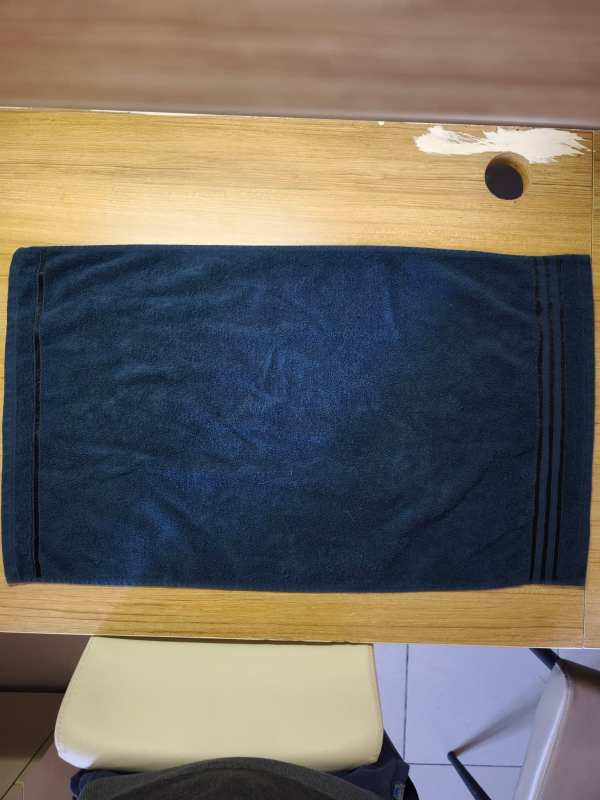
#> input picture havlu_takip_projesi/data/Adim_1.jpeg, 1200 x 1600 px (shown at 1/2 size); its folder holds only this picture in this run
$ python test_detector.py
#> lines starting #> are read from the running program, lines starting #| are printed output that depends on the picture; after the words box and inside, x2 and y2 are one past the last pixel; in counts of white or black regions, pixels touching at a corner belong together
### havlu_takip_projesi/cv_engine/detector.py
"""
detector.py - Hibrit Havlu Tespit Modulu (HSV + Ten Rengi Filtresi + DBSCAN)

Koyu lacivert havluyu acik renkli ahsap masadan ayirir.

Yaklasim (Pipeline):
    1. HSV renk uzayinda koyu mavi/lacivert havluyu maskele
    1b. Ten rengi (skin color) filtresi - iscinin ellerini/kollarini cikar
    2. DBSCAN kumeleme ile HSV maskesindeki bolgeleri dogrula ve
       gurultu noktalarini (outlier) temizle
    3. Morfolojik temizlik (closing + opening)
    4. Canny kenar tespiti ile sinir hassaslastirmasi
    5. En buyuk kontur -> BoundingRect -> (x, y, w, h)

Performans Notu:
    DBSCAN tum pikseller uzerinde calistirilmaz. Sadece HSV maske ile
    on-filtrelenmis beyaz pikseller, uzaysal koordinatlariyla birlikte
    DBSCAN'e verilir. Ayrica goruntuyu kucultme (downsample) uygulanarak
    gercek zamanli calisma saglanir.

Returns (dict):
    frame      : Uzerine cizim yapilmis BGR goruntusu
    mask       : Doldurulmus ikili maske
    edges      : Canny kenar goruntusu
    bbox       : (x, y, w, h) tuple veya None
    x, y, w, h : BoundingRect koordinatlari (int)
    center_x   : Havlu merkezi X
    center_y   : Havlu merkezi Y
    contour    : En buyuk kontur (numpy array) veya None
"""

import cv2
import numpy as np
from sklearn.cluster import DBSCAN


# =================================================================
# DBSCAN YARDIMCI: HSV maskesinden anlamli kumeyi cikart
# =================================================================

def _dbscan_refine_mask(binary_mask, eps=8, min_samples=20, downsample=4):
    """
    HSV maskesindeki beyaz pikselleri DBSCAN ile kumeler,
    en buyuk kumeyi koruyup gerisi noise olarak temizler.

    Performans icin goruntu once 'downsample' kati kucultulur.

    Args:
        binary_mask:  uint8 ikili maske (0 veya 255)
        eps:          DBSCAN komsuluk mesafesi (piksel)
        min_samples:  DBSCAN minimum nokta sayisi
        downsample:   Kucultme kati (4 = 1/4 boyut)

    Returns:
        refined_mask: Temizlenmis uint8 ikili maske (orijinal boyut)
    """
    h_orig, w_orig = binary_mask.shape[:2]

    # Kucult
    small_mask = cv2.resize(binary_mask, (w_orig // downsample, h_orig // downsample),
                            interpolation=cv2.INTER_NEAREST)

    # Beyaz piksel koordinatlarini al
    coords = np.column_stack(np.where(small_mask > 0))

    if len(coords) < min_samples:
        # Yeterli piksel yoksa maskeyi oldugu gibi dondur
        return binary_mask

    # DBSCAN kumeleme (uzaysal koordinatlar uzerinde)
    clustering = DBSCAN(eps=eps, min_samples=min_samples).fit(coords)
    labels = clustering.labels_

    # En buyuk kumeyi bul (noise = -1 label)
    unique_labels = set(labels)
    unique_labels.discard(-1)

    if not unique_labels:
        return binary_mask

    # Her kumenin piksel sayisini hesapla, en buyugunu sec
    best_label = max(unique_labels, key=lambda lb: np.sum(labels == lb))

    # Kucuk boyutta temiz maske olustur
    clean_small = np.zeros_like(small_mask)
    best_coords = coords[labels == best_label]
    clean_small[best_coords[:, 0], best_coords[:, 1]] = 255

    # Orijinal boyuta geri buyut
    refined_mask = cv2.resize(clean_small, (w_orig, h_orig),
                              interpolation=cv2.INTER_NEAREST)

    return refined_mask


# =================================================================
# TEN RENGI FILTRESI: Iscinin ellerini/kollarini cikar
# =================================================================

def _create_skin_mask(frame_bgr, hsv_img=None):
    """
    HSV + YCrCb uzayinda ten rengine uyan pikselleri tespit eder.

    Iki renk uzayinin kesisimi kullanilarak daha guvenilir sonuc elde edilir.
    Sonuc olarak ten rengine uyan bolgeleri gosteren ikili maske dondurulur.

    Args:
        frame_bgr: BGR formatinda giris goruntusu
        hsv_img:   Onceden hesaplanmis HSV goruntusu (performans icin)

    Returns:
        skin_mask: uint8 ikili maske (255 = ten rengi, 0 = degil)
    """
    if hsv_img is None:
        hsv_img = cv2.cvtColor(frame_bgr, cv2.COLOR_BGR2HSV)

    # HSV uzayinda ten rengi araligi
    # Hue: 0-25 (kirmizi-turuncu), Sat: 30-170, Val: 60-255
    lower_skin_hsv = np.array([0, 30, 60])
    upper_skin_hsv = np.array([25, 170, 255])
    skin_hsv = cv2.inRange(hsv_img, lower_skin_hsv, upper_skin_hsv)

    # YCrCb uzayinda ten rengi araligi (HSV'yi destekler)
    ycrcb = cv2.cvtColor(frame_bgr, cv2.COLOR_BGR2YCrCb)
    lower_skin_ycrcb = np.array([0, 135, 85])
    upper_skin_ycrcb = np.array([255, 180, 135])
    skin_ycrcb = cv2.inRange(ycrcb, lower_skin_ycrcb, upper_skin_ycrcb)

    # Iki maskenin kesisimi (daha az false positive)
    skin_mask = cv2.bitwise_and(skin_hsv, skin_ycrcb)

    # Morfolojik temizlik: kucuk delikleri kapat, gurultuleri sil
    k = np.ones((7, 7), np.uint8)
    skin_mask = cv2.morphologyEx(skin_mask, cv2.MORPH_CLOSE, k)
    skin_mask = cv2.morphologyEx(skin_mask, cv2.MORPH_OPEN, k)

    # Ten bolgelerini biraz genislet (havlu kenarindaki gecisin temizlenmesi)
    skin_mask = cv2.dilate(skin_mask, np.ones((9, 9), np.uint8), iterations=2)

    return skin_mask


# =================================================================
# ANA TESPIT FONKSIYONU
# =================================================================

def detect_towel(frame,
                 canny_low=40,
                 canny_high=120,
                 blur_ksize=5,
                 dilate_iter=2,
                 min_area_ratio=0.02,
                 use_dbscan=True,
                 dbscan_eps=8,
                 dbscan_min_samples=20,
                 dbscan_downsample=4,
                 use_skin_filter=True,
                 hsv_lower=None,
                 hsv_upper=None):
    """
    Hibrit Havlu Tespit Algoritmasi (HSV + Ten Filtresi + DBSCAN + Canny)

    Koyu lacivert havluyu acik renkli ahsap masadan ayirir.
    Iscinin elleri/kollari ten rengi filtresiyle cikarilir.

    Args:
        frame:              BGR formatinda giris goruntusu
        canny_low:          Canny alt esik
        canny_high:         Canny ust esik
        blur_ksize:         GaussianBlur kernel boyutu
        dilate_iter:        Dilation iterasyon sayisi
        min_area_ratio:     Minimum kontur alani orani
        use_dbscan:         DBSCAN filtreleme aktif mi
        dbscan_eps:         DBSCAN komsuluk mesafesi
        dbscan_min_samples: DBSCAN minimum nokta sayisi
        dbscan_downsample:  DBSCAN icin kucultme kati
        use_skin_filter:    Ten rengi filtresi aktif mi

    Returns:
        dict: frame, mask, edges, bbox, x, y, w, h, center_x, center_y, contour
    """

    h_img, w_img = frame.shape[:2]
    total_area = h_img * w_img

    # =============================================================
    # 1. HSV RENK FILTRESI - Havluyu hedefle
    # =============================================================
    hsv = cv2.cvtColor(frame, cv2.COLOR_BGR2HSV)

    if hsv_lower is None:
        hsv_lower = np.array([95, 25, 15])
    if hsv_upper is None:
        hsv_upper = np.array([135, 255, 160])

    color_mask = cv2.inRange(hsv, hsv_lower, hsv_upper)

    # =============================================================
    # 1b. TEN RENGI FILTRESI - Iscinin ellerini cikar
    # =============================================================
    # Ten rengine uyan pikselleri havlu maskesinDEN cikarir.
    # Boylece Bounding Box sadece havlunun etrafinda kalir,
    # iscinin elleri/kollari dahil edilmez.
    if use_skin_filter:
        skin_mask = _create_skin_mask(frame, hsv_img=hsv)
        # Ten bolgelerini havlu maskesinden cikar
        color_mask = cv2.bitwise_and(color_mask, cv2.bitwise_not(skin_mask))

    # =============================================================
    # 2. DBSCAN KUMELEME - Gurultu temizleme
    # =============================================================
    # HSV maskesindeki beyaz pikselleri DBSCAN ile kumeleyerek
    # rastgele gurultu noktalarini (outlier) temizle.
    # Sadece en buyuk kume korunur.
    if use_dbscan:
        color_mask = _dbscan_refine_mask(
            color_mask,
            eps=dbscan_eps,
            min_samples=dbscan_min_samples,
            downsample=dbscan_downsample
        )

    # =============================================================
    # 3. MORFOLOJIK TEMIZLIK
    # =============================================================
    morph_kernel = np.ones((11, 11), np.uint8)
    # Closing: renk maskesindeki kucuk delikleri kapat
    color_mask = cv2.morphologyEx(color_mask, cv2.MORPH_CLOSE, morph_kernel)
    # Opening: kucuk gurultuleri temizle
    color_mask = cv2.morphologyEx(color_mask, cv2.MORPH_OPEN, morph_kernel)

    # =============================================================
    # 4. CANNY KENAR TESPITI - Sinir hassaslastirma
    # =============================================================
    gray = cv2.cvtColor(frame, cv2.COLOR_BGR2GRAY)
    blurred = cv2.GaussianBlur(gray, (blur_ksize, blur_ksize), 0)
    edges = cv2.Canny(blurred, canny_low, canny_high)

    # Kenarlari genislet
    dilate_kernel = np.ones((3, 3), np.uint8)
    edges_dilated = cv2.dilate(edges, dilate_kernel, iterations=dilate_iter)

    # Canny kenarlarindan flood-fill ile kapali ic bolgeleri bul
    close_kernel = np.ones((9, 9), np.uint8)
    edges_closed = cv2.morphologyEx(edges_dilated, cv2.MORPH_CLOSE, close_kernel)

    flood_mask = edges_closed.copy()
    fill_helper = np.zeros((h_img + 2, w_img + 2), np.uint8)
    cv2.floodFill(flood_mask, fill_helper, (0, 0), 255)
    flood_inv = cv2.bitwise_not(flood_mask)

    # HSV maskesini Canny bilgisiyle destekle
    intersection = cv2.bitwise_and(color_mask, flood_inv)
    combined_mask = cv2.bitwise_or(color_mask, intersection)

    # Son morfolojik duzeltme
    combined_mask = cv2.morphologyEx(
        combined_mask, cv2.MORPH_CLOSE, np.ones((7, 7), np.uint8)
    )
    combined_mask = cv2.morphologyEx(
        combined_mask, cv2.MORPH_OPEN, np.ones((7, 7), np.uint8)
    )

    # =============================================================
    # 5. EN BUYUK KONTURU BUL + BOUNDING BOX
    # =============================================================
    contours, _ = cv2.findContours(
        combined_mask, cv2.RETR_EXTERNAL, cv2.CHAIN_APPROX_SIMPLE
    )

    min_area = total_area * min_area_ratio
    valid_contours = [c for c in contours if cv2.contourArea(c) > min_area]

    bbox = None
    bx, by, bw, bh = 0, 0, 0, 0
    cx, cy = 0, 0
    best_contour = None
    filled_mask = np.zeros((h_img, w_img), dtype=np.uint8)

    if valid_contours:
        best_contour = max(valid_contours, key=cv2.contourArea)

        # Icini beyazla doldur
        cv2.drawContours(filled_mask, [best_contour], -1, 255,
                         thickness=cv2.FILLED)

        # Bounding box hesapla
        bx, by, bw, bh = cv2.boundingRect(best_contour)
        bbox = (bx, by, bw, bh)

        # Merkez koordinatlari
        cx = bx + bw // 2
        cy = by + bh // 2

        # -- Gorsel Cizimler --
        # Bounding box (sari)
        cv2.rectangle(frame, (bx, by), (bx + bw, by + bh), (0, 255, 255), 2)

        # Kontur cizgisi (yesil, ince)
        cv2.drawContours(frame, [best_contour], -1, (0, 255, 0), 1)

        # Merkez noktasi (kirmizi)
        cv2.circle(frame, (cx, cy), 5, (0, 0, 255), -1)

        # Boyut bilgisi
        cv2.putText(frame, f"W:{bw} H:{bh}",
                    (bx, max(by - 10, 20)),
                    cv2.FONT_HERSHEY_SIMPLEX, 0.6, (0, 255, 255), 2)

    return {
        'frame': frame,
        'mask': filled_mask,
        'edges': edges,
        'bbox': bbox,
        'x': bx,
        'y': by,
        'w': bw,
        'h': bh,
        'center_x': cx,
        'center_y': cy,
        'contour': best_contour,
    }

### havlu_takip_projesi/test_detector.py
"""
Detector modülünü adım adım havlu fotoğrafları üzerinde test eder.
Her adım için: orijinal görüntü, Canny kenarları, doldurulmuş maske
ve bounding box çizilmiş sonucu yan yana gösterir.
"""
import cv2
import glob
import os
from cv_engine.detector import detect_towel


def main():
    image_dir = 'data'
    pattern = os.path.join(image_dir, 'Adim_*.jpeg')
    image_paths = sorted(glob.glob(pattern))

    if not image_paths:
        print("HATA: data/ klasöründe Step_*.jpeg bulunamadı!")
        return

    print(f"Toplam {len(image_paths)} adet test görüntüsü bulundu.\n")
    print("Tuşlar: [SPACE/ENTER] → Sonraki  |  [Q] → Çıkış\n")

    for path in image_paths:
        filename = os.path.basename(path)
        frame = cv2.imread(path)
#> frame is the input picture: shape (1600, 1200, 3); mean B, G, R 98.6, 105.5, 111.8
        if frame is None:
            print(f"  [!] {filename} okunamadı, atlanıyor.")
            continue

        # Performans için biraz küçült
        frame = cv2.resize(frame, (640, 480))
#> frame: shape (480, 640, 3)

        result = detect_towel(frame)
#> in detect_towel, `color_mask = cv2.inRange(hsv, hsv_lower, hsv_upper)`:
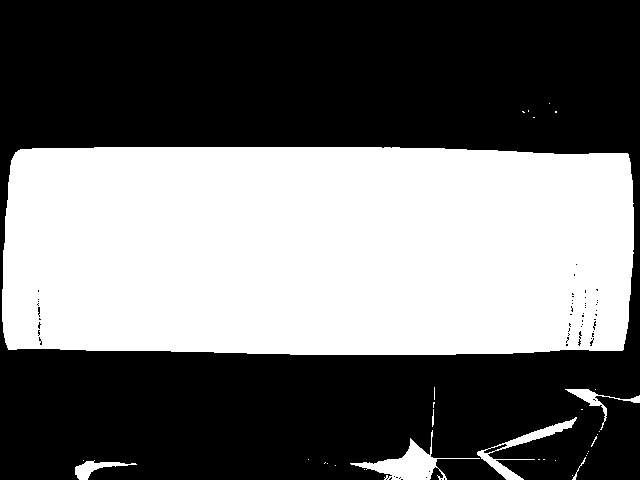
#> color_mask: shape (480, 640); 42.7% white; 32 white regions (25 under 20 px), largest, box (x1, y1, x2, y2) and area: (2, 147, 634, 355) 127346, (350, 430, 480, 480) 1652, (477, 417, 577, 480) 1041
#> in _dbscan_refine_mask, `coords = np.column_stack(np.where(small_mask > 0))`: coords = 7417 pairs, first value 38 to 119, second value 1 to 159
#> in _dbscan_refine_mask, `labels = clustering.labels_`: labels = 7417 values, max 2 at index 7272, min -1 at index 7263, mean 0.0248
#> in _dbscan_refine_mask, `unique_labels = set(labels)`: unique_labels = 4 items
#> in _dbscan_refine_mask, `best_label = max(unique_labels, key=lambda lb: np.sum(labels == lb))`: best_label = 0
#> in _dbscan_refine_mask, `best_coords = coords[labels == best_label]`: best_coords = 7258 pairs, first value 38 to 88, second value 1 to 156
#> in detect_towel, `gray = cv2.cvtColor(frame, cv2.COLOR_BGR2GRAY)`:
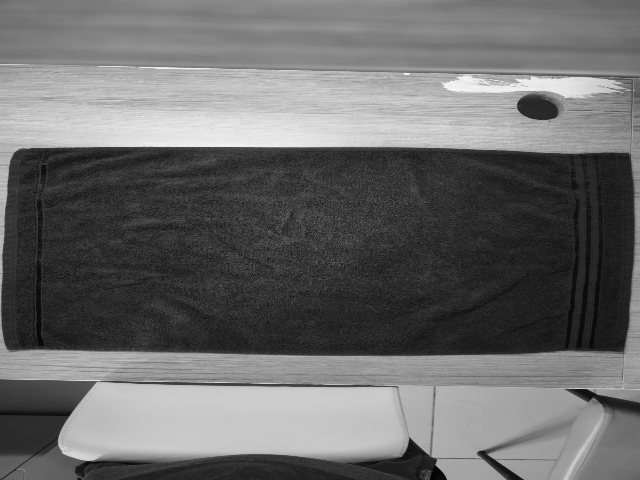
#> gray: shape (480, 640); min 1, max 251, mean 106.6
#> in detect_towel, `cv2.floodFill(flood_mask, fill_helper, (0, 0), 255)`:
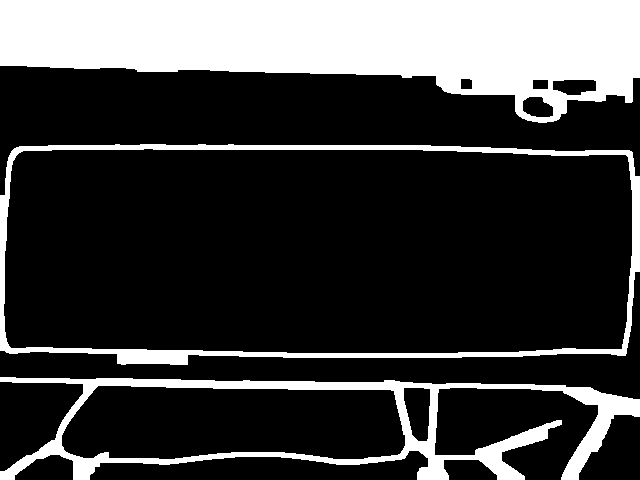
#> flood_mask: shape (480, 640); 24.1% white; 3 white regions, box (x1, y1, x2, y2) and area: (0, 0, 640, 123) 50673, (0, 377, 640, 480) 13622, (0, 144, 640, 365) 9602
#> in detect_towel, `contours, _ = cv2.findContours( combined_mask, cv2.RETR_EXTERNAL, cv2...`: contours = 1 contour; box (x1, y1, x2, y2) and area: (0, 156, 628, 356) 115685
#> in detect_towel, `valid_contours = [c for c in contours if cv2.contourArea(c) > min_area]`: valid_contours has the same summary as contours
#> in detect_towel, `best_contour = max(valid_contours, key=cv2.contourArea)`: best_contour = contour of 52 points, box (x1, y1, x2, y2) (0, 156, 628, 356), area 115685
#> in detect_towel, `bx, by, bw, bh = cv2.boundingRect(best_contour)`: bx = 0; by = 156; bw = 628; bh = 200
#> in detect_towel, `bbox = (bx, by, bw, bh)`: bbox = (0, 156, 628, 200)
#> in detect_towel, `cx = bx + bw // 2`: cx = 314
#> in detect_towel, `cy = by + bh // 2`: cy = 256
#> in detect_towel, `cv2.putText(frame, f"W:{bw} H:{bh}", (bx, max(by - 10, 20)), cv2.FONT_..`:
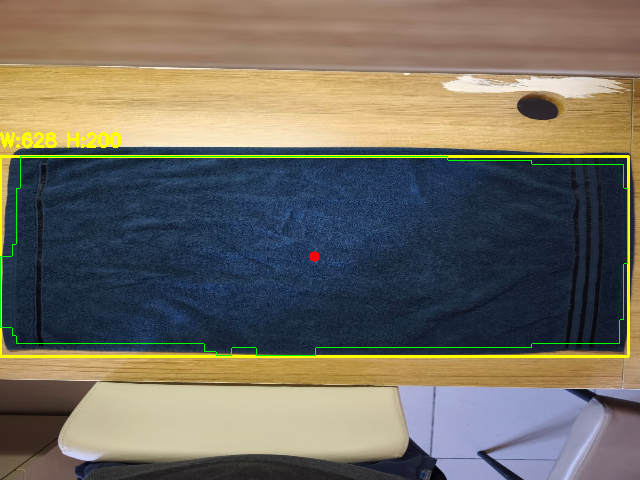
#> frame: shape (480, 640, 3); mean B, G, R 96.7, 108.8, 113.6
#> result = 11 items

        # Sonuçları yazdır
        print(f"─── {filename} ───")
        print(f"  Bounding Box : {result['bbox']}")
#|   Bounding Box : (0, 156, 628, 200)
        print(f"  Genişlik (W) : {result['w']} px")
#|   Genişlik (W) : 628 px
        print(f"  Yükseklik (H): {result['h']} px")
#|   Yükseklik (H): 200 px
        print(f"  Merkez (X,Y) : ({result['center_x']}, {result['center_y']})")
#|   Merkez (X,Y) : (314, 256)
        print()

        # Görselleştirme
        edges_bgr = cv2.cvtColor(result['edges'], cv2.COLOR_GRAY2BGR)
#> edges_bgr: shape (480, 640, 3); 1.9% white in thin lines or dots, all inside (x1, y1, x2, y2) = (0, 63, 640, 480)
        mask_bgr = cv2.cvtColor(result['mask'], cv2.COLOR_GRAY2BGR)
#> mask_bgr: shape (480, 640, 3); 37.9% white; 1 white region, box (x1, y1, x2, y2) and area: (0, 156, 628, 356) 116512

        top_row = cv2.hconcat([result['frame'], edges_bgr])
        bottom_row = cv2.hconcat([mask_bgr, result['frame']])

        # Etiketler
        cv2.putText(top_row, "Bbox + Cizim", (10, 25),
                    cv2.FONT_HERSHEY_SIMPLEX, 0.7, (0, 255, 0), 2)
        cv2.putText(top_row, "Canny Kenarlari", (650, 25),
                    cv2.FONT_HERSHEY_SIMPLEX, 0.7, (0, 255, 0), 2)
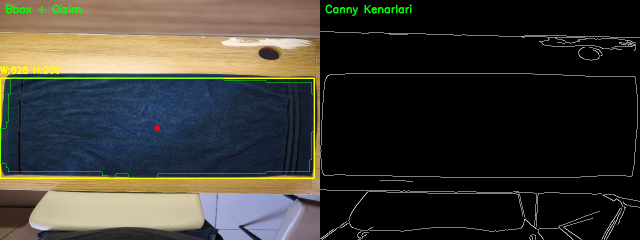
#> top_row: shape (480, 1280, 3) (shown at 1/2 size); mean B, G, R 50.7, 57.5, 59
        cv2.putText(bottom_row, "Dolmus Maske (Beyaz)", (10, 25),
                    cv2.FONT_HERSHEY_SIMPLEX, 0.7, (0, 255, 0), 2)
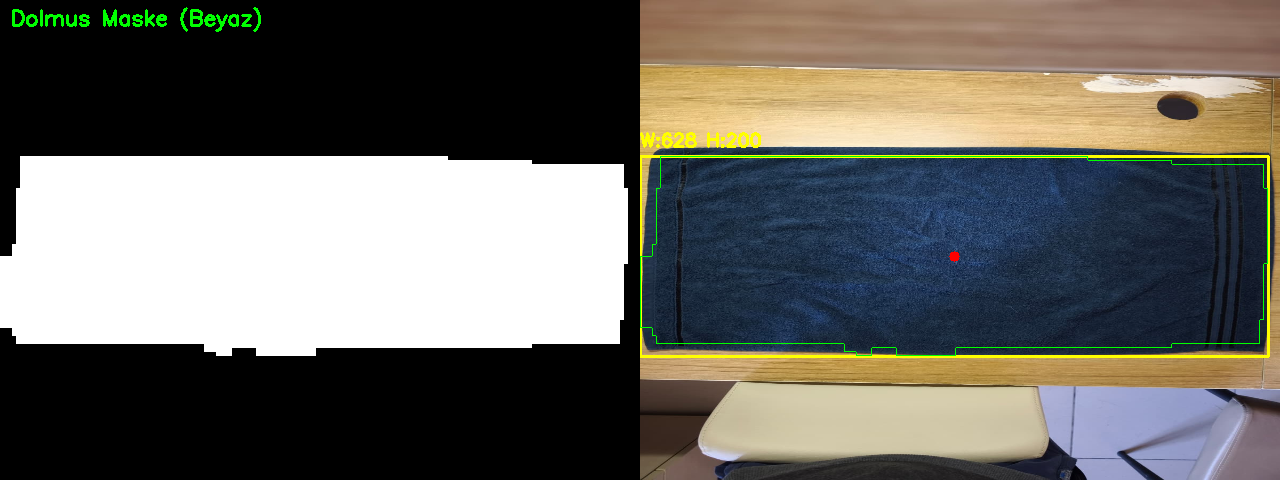
#> bottom_row: shape (480, 1280, 3); mean B, G, R 96.7, 103.5, 105.1

        combined = cv2.vconcat([top_row, bottom_row])
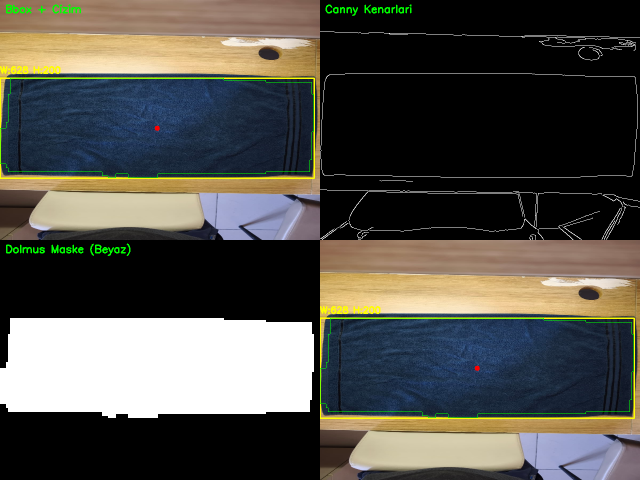
#> combined: shape (960, 1280, 3) (shown at 1/2 size); mean B, G, R 73.7, 80.5, 82.1
        cv2.imshow(f"Detector Test - {filename}", combined)

        key = cv2.waitKey(0) & 0xFF
#> (key q is pressed here)
        cv2.destroyAllWindows()
        if key == ord('q'):
            break

    print("Test tamamlandı.")


if __name__ == '__main__':
    main()
